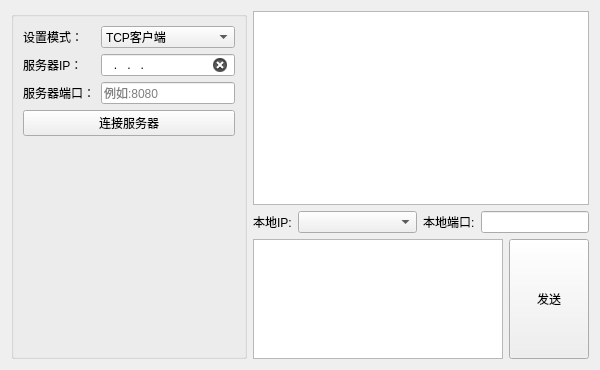
<?xml version="1.0" encoding="UTF-8"?>
<ui version="4.0">
 <class>Net_assist_widget</class>
 <widget class="QWidget" name="Net_assist_widget">
  <property name="geometry">
   <rect>
    <x>0</x>
    <y>0</y>
    <width>600</width>
    <height>370</height>
   </rect>
  </property>
  <property name="windowTitle">
   <string>Form</string>
  </property>
  <layout class="QVBoxLayout" name="verticalLayout_3">
   <item>
    <layout class="QHBoxLayout" name="horizontalLayout_3" stretch="0,1">
     <item>
      <widget class="QGroupBox" name="groupBox_2">
       <property name="title">
        <string/>
       </property>
       <layout class="QVBoxLayout" name="verticalLayout_2">
        <item>
         <layout class="QFormLayout" name="formLayout">
          <item row="0" column="0">
           <widget class="QLabel" name="Label">
            <property name="text">
             <string>设置模式：</string>
            </property>
           </widget>
          </item>
          <item row="1" column="0">
           <widget class="QLabel" name="iPLabel">
            <property name="text">
             <string>服务器IP：</string>
            </property>
           </widget>
          </item>
          <item row="1" column="1">
           <widget class="QLineEdit" name="edit_target_ip">
            <property name="inputMask">
             <string>000.000.000.000</string>
            </property>
            <property name="clearButtonEnabled">
             <bool>true</bool>
            </property>
           </widget>
          </item>
          <item row="2" column="1">
           <widget class="QLineEdit" name="edit_target_port">
            <property name="inputMask">
             <string>00000</string>
            </property>
            <property name="text">
             <string/>
            </property>
            <property name="maxLength">
             <number>5</number>
            </property>
            <property name="frame">
             <bool>true</bool>
            </property>
            <property name="cursorPosition">
             <number>0</number>
            </property>
            <property name="placeholderText">
             <string>例如:8080</string>
            </property>
            <property name="clearButtonEnabled">
             <bool>true</bool>
            </property>
           </widget>
          </item>
          <item row="0" column="1">
           <widget class="QComboBox" name="comboBox_2">
            <item>
             <property name="text">
              <string>TCP客户端</string>
             </property>
            </item>
            <item>
             <property name="text">
              <string>TCP服务器</string>
             </property>
            </item>
            <item>
             <property name="text">
              <string>UDP</string>
             </property>
            </item>
           </widget>
          </item>
          <item row="2" column="0">
           <widget class="QLabel" name="Label_4">
            <property name="text">
             <string>服务器端口：</string>
            </property>
           </widget>
          </item>
          <item row="3" column="0" colspan="2">
           <widget class="QPushButton" name="btn_connect">
            <property name="text">
             <string>连接服务器</string>
            </property>
           </widget>
          </item>
         </layout>
        </item>
        <item>
         <spacer name="verticalSpacer">
          <property name="orientation">
           <enum>Qt::Vertical</enum>
          </property>
          <property name="sizeHint" stdset="0">
           <size>
            <width>20</width>
            <height>40</height>
           </size>
          </property>
         </spacer>
        </item>
       </layout>
      </widget>
     </item>
     <item>
      <layout class="QVBoxLayout" name="verticalLayout" stretch="1,0,0">
       <item>
        <widget class="QTextEdit" name="edit_recv_data">
         <property name="readOnly">
          <bool>true</bool>
         </property>
        </widget>
       </item>
       <item>
        <layout class="QHBoxLayout" name="horizontalLayout" stretch="0,1,0,0">
         <item>
          <widget class="QLabel" name="label">
           <property name="text">
            <string>本地IP:</string>
           </property>
          </widget>
         </item>
         <item>
          <widget class="QComboBox" name="cb_local_ip"/>
         </item>
         <item>
          <widget class="QLabel" name="label_2">
           <property name="text">
            <string>本地端口:</string>
           </property>
          </widget>
         </item>
         <item>
          <widget class="QLineEdit" name="edit_local_port"/>
         </item>
        </layout>
       </item>
       <item>
        <layout class="QHBoxLayout" name="horizontalLayout_2">
         <item>
          <widget class="QTextEdit" name="edit_send_data">
           <property name="maximumSize">
            <size>
             <width>16777215</width>
             <height>120</height>
            </size>
           </property>
          </widget>
         </item>
         <item>
          <widget class="QPushButton" name="btn_send">
           <property name="sizePolicy">
            <sizepolicy hsizetype="Minimum" vsizetype="Expanding">
             <horstretch>0</horstretch>
             <verstretch>0</verstretch>
            </sizepolicy>
           </property>
           <property name="text">
            <string>发送</string>
           </property>
           <property name="checkable">
            <bool>false</bool>
           </property>
          </widget>
         </item>
        </layout>
       </item>
      </layout>
     </item>
    </layout>
   </item>
  </layout>
 </widget>
 <resources/>
 <connections/>
</ui>
